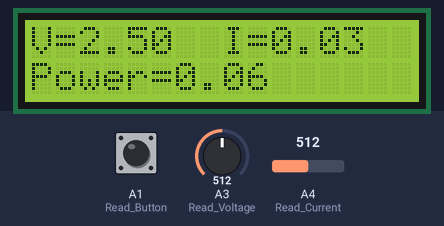
The sketch below on a simulated Arduino Uno, built with avr-gcc and run on an emulated ATmega328P. Shown: 16×2 character LCD. The inputs (shaded band) are chosen by the test bench; at power-on: A1 (Read_Button) HIGH, A3 (Read_Voltage) = 512, A4 (Read_Current) = 512. EEPROM starts erased.

Above: at 3.2 s.
3.3 s: A1 (Read_Button) pulled LOW for 0.25 s
At 3.9 s:
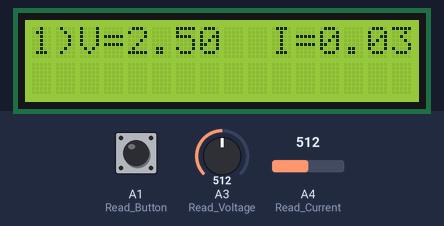
6.4 s: A3 (Read_Voltage) set to 716
At 7.11 s:
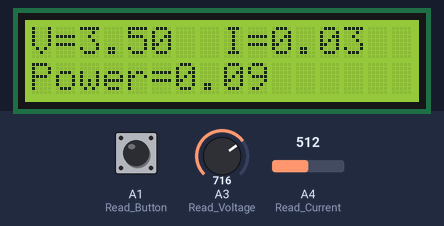
7.9 s: A4 (Read_Current) set to 716
At 8.17 s:
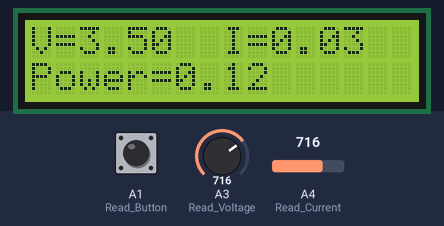
9.4 s: A1 (Read_Button) pulled LOW for 1 s
At 11.2 s:
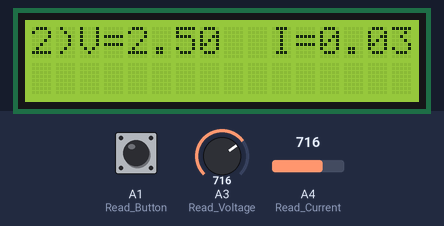
12.9 s: A3 (Read_Voltage) set to 900
15.9 s: A4 (Read_Current) set to 900
At 16.9 s:
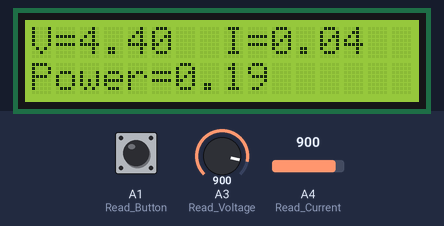
Timing chart, 0 to 18.9 s (numbered marks = the images above; inputs shaded):
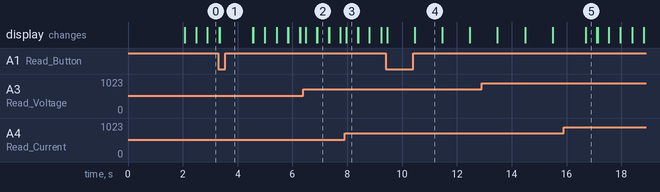

Measured:
- after the input at 3.3 s, the display: first differs from a run without the input at once (image 1)
- after the input at 6.4 s, the display: changes after 0.09 s (image 2)
- after the input at 7.9 s, the display: changes after 0.06 s (image 3)
- after the input at 9.4 s, the display: first changes after 0.06 s (image 4 shows a later state)
- what the display in image 2 shows lasts 0.4 s, from 6.9 s to 7.3 s
- what the display in image 4 shows lasts 1.0 s, from 10.5 s to 11.5 s

The sketch:

sketch_oct09a.ino
```cpp
#include <LiquidCrystal.h>
#include <EEPROM.h>

struct Data{
  float Voltage;
  float Current;
};


const int rs = 12, en = 11, d4 = 5, d5 = 4, d6 = 3, d7 = 2;
int Read_Voltage  = A3;
int Read_Current  = A4;
int Read_Button = A1;
LiquidCrystal lcd(rs, en, d4, d5, d6, d7);
uint32_t btnTimer = 0;


void setup() {
  pinMode(Read_Button, INPUT_PULLUP);
  lcd.begin(16, 2); //Initialise 16*2 LCD
  lcd.print(" Arduino Tester "); //приветственное сообщение на 1-й строке
  lcd.setCursor(0, 1);
  lcd.print(" TLIB1 "); // приветственное сообщение на 2-й строке
  delay(2000);
  lcd.clear();
}

int counter = 0;
uint32_t sec_before=0;

void loop() {

  Data data;

  uint32_t sec = millis() / 1000ul;

  float Voltage_Value = analogRead(Read_Voltage);
  float Current_Value = analogRead(Read_Current);
  boolean flag = false;

  Voltage_Value = Voltage_Value * (5.0/1023.0);
  Current_Value = Current_Value * (5.0/1023.0) * 0.01;

  data.Voltage = Voltage_Value;
  data.Current = Current_Value;


  lcd.setCursor(0, 0);
  lcd.print("V="); lcd.print(Voltage_Value);
  lcd.print("  ");
  lcd.print("I=");lcd.print(Current_Value);
  float Power_Value = Voltage_Value * Current_Value;
  lcd.setCursor(0, 1);
  lcd.print("Power="); lcd.print(Power_Value);


  if(sec-sec_before==1){
  EEPROM.put(counter, data);
  counter+= 8;
  }
  sec_before=sec;

  bool btnState = !digitalRead(Read_Button);
  if (btnState && millis() - btnTimer > 100) {
    btnTimer = millis();
    lcd.clear();
    int j=1;
    for(int i=0;i<counter;i+=8){

      EEPROM.get(i, data);
      lcd.clear();
      lcd.print(j);
      lcd.print(")V="); lcd.print(data.Voltage);
      lcd.print("  ");
      lcd.print("I=");lcd.print(data.Current);
      j++;
      delay(1000);
    }

  }


  if(counter == 80){
    counter -= 8;

  }


  delay(200);
  lcd.clear();

}
```
